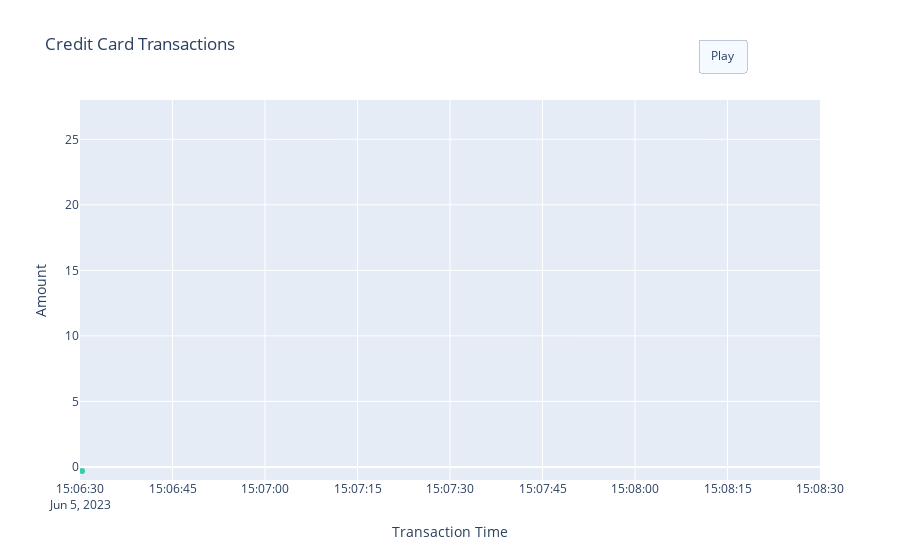

This figure's notebook cell:
### Code cell
fig = go.Figure(
    layout=go.Layout(
        updatemenus=[dict(type="buttons", direction="right", x=0.9, y=1.16), ],
        xaxis=dict(range=[start_dt, end_dt],
                   autorange=False, tickwidth=2,
                   title_text="Transaction Time"),
        yaxis=dict(range=[-1, 28],
                   autorange=False,
                   title_text="Amount"),
        title="Credit Card Transactions",
    ))

init = 1

fig.add_trace(
    go.Scatter(x=df["Transaction Time"][:init],
               y=df["Amount"][:init],
               name="Credit Card Transactios",
               visible=True,
               line=dict(color="#33CFA5", dash="dash"),
               ))

fig.update_traces(
    marker=dict(size=8, symbol="circle-open", line=dict(width=2, color="DarkSlateGrey")),
    selector=dict(mode="markers"),
)

# Animation
fig.update(frames=[
    go.Frame(
        data=[
            go.Scatter(x=df["Transaction Time"][:k], y=df["Amount"][:k])]
    )
    for k in range(init, len(df)+1)])

# Buttons
fig.update_layout(
    updatemenus=[
        dict(
            buttons=list([
                dict(label="Play",
                        method="animate",
                    args=[None, {"frame": {"duration": 10}}])
            ]))])

fig.show()

### Figure 1 — Plotly figure (JSON) as saved in the notebook; plotly's stock layout.template omitted (floating-point values rounded to 4 significant figures)
{"data": [{"line": {"color": "#33CFA5", "dash": "dash"}, "name": "Credit Card Transactios", "type": "scatter", "visible": true, "x": ["2023-06-05T15:06:30.331216"], "y": [-0.3073]}], "layout": {"title": {"text": "Credit Card Transactions"}, "updatemenus": [{"buttons": [{"args": [null, {"frame": {"duration": 10}}], "label": "Play", "method": "animate"}], "direction": "right", "type": "buttons", "x": 0.9, "y": 1.16}], "xaxis": {"autorange": false, "range": ["2023-06-05T15:06:30", "2023-06-05T15:08:30"], "tickwidth": 2, "title": {"text": "Transaction Time"}}, "yaxis": {"autorange": false, "range": [-1, 28], "title": {"text": "Amount"}}}}
